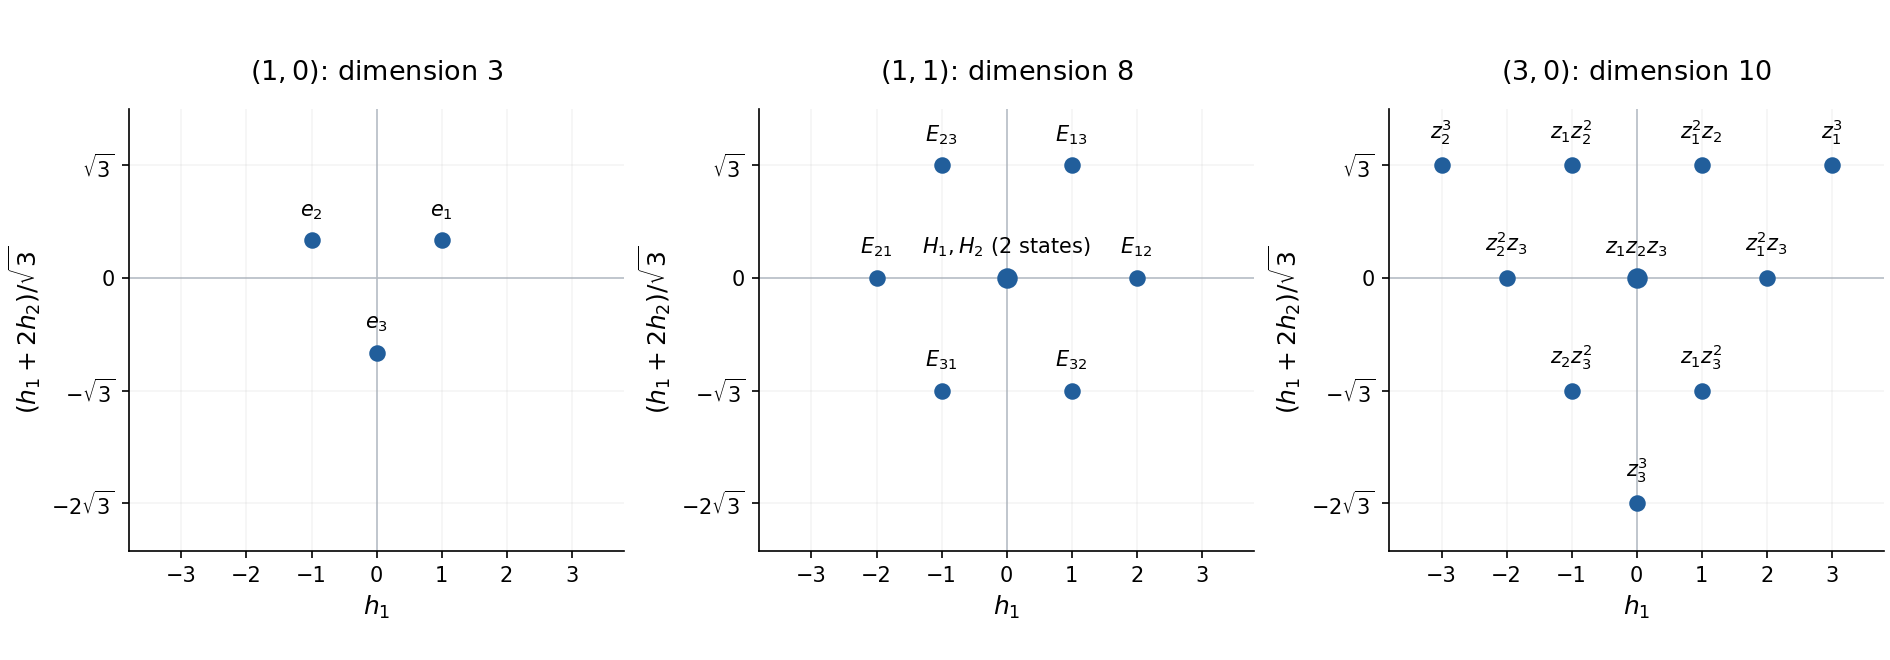

Write Python code to recreate this figure.
"""SU(3) weights in the examination's Cartan coordinates.

Run with Python 3.14 and matplotlib 3.10; output is written to the caller's CWD.
"""
from math import sqrt
from pathlib import Path

import matplotlib
matplotlib.use('Agg')
import matplotlib.pyplot as plt

ROOT3 = sqrt(3)
OUTPUT = Path('paper-45-su3-weights.png')


def coordinates(h1, h2):
    return h1, (h1 + 2 * h2) / ROOT3


def monomial(a, b, c):
    terms = []
    for i, power in enumerate((a, b, c), 1):
        if power:
            terms.append(f'z_{i}' + (f'^{{{power}}}' if power > 1 else ''))
    return '$' + ''.join(terms) + '$'


def main():
    fundamental = [(1, 0, '$e_1$'), (-1, 1, '$e_2$'), (0, -1, '$e_3$')]
    adjoint = [(2, -1, '$E_{12}$'), (-2, 1, '$E_{21}$'),
               (-1, 2, '$E_{23}$'), (1, -2, '$E_{32}$'),
               (1, 1, '$E_{13}$'), (-1, -1, '$E_{31}$'),
               (0, 0, '$H_1,H_2$ (2 states)')]
    cubic = [(a-b, b-c, monomial(a, b, c))
             for c in range(4) for b in range(4-c) for a in [3-b-c]]
    panels = [(fundamental, '$(1,0)$: dimension 3'),
              (adjoint, '$(1,1)$: dimension 8'),
              (cubic, '$(3,0)$: dimension 10')]
    fig, axes = plt.subplots(1, 3, figsize=(12.6, 4.4), layout='constrained',
                             facecolor='white')
    for ax, (states, title) in zip(axes, panels):
        ax.set_facecolor('white')
        ax.axhline(0, color='#b9c0c9', linewidth=.8, zorder=0)
        ax.axvline(0, color='#b9c0c9', linewidth=.8, zorder=0)
        ax.set_xlim(-3.8, 3.8)
        ax.set_ylim(-4.2, 2.6)
        ax.set_aspect('equal')
        ax.set_xticks(range(-3, 4))
        ax.set_yticks([-2*ROOT3, -ROOT3, 0, ROOT3],
                      ['$-2\\sqrt{3}$', '$-\\sqrt{3}$', '0', '$\\sqrt{3}$'])
        ax.grid(alpha=.12)
        for h1, h2, label in states:
            x, y = coordinates(h1, h2)
            ax.scatter(x, y, s=48 if (h1, h2) != (0, 0) else 78,
                       color='#215e9b', zorder=3)
            ax.annotate(label, (x, y), xytext=(0, 9), textcoords='offset points',
                        ha='center', va='bottom', fontsize=10)
        ax.set_xlabel('$h_1$', fontsize=12)
        ax.set_ylabel('$(h_1+2h_2)/\\sqrt{3}$', fontsize=12)
        ax.set_title(title, fontsize=13, pad=14)
        ax.spines[['top', 'right']].set_visible(False)
    fig.savefig(OUTPUT, dpi=150, facecolor='white', transparent=False)
    plt.close(fig)


if __name__ == '__main__':
    main()
